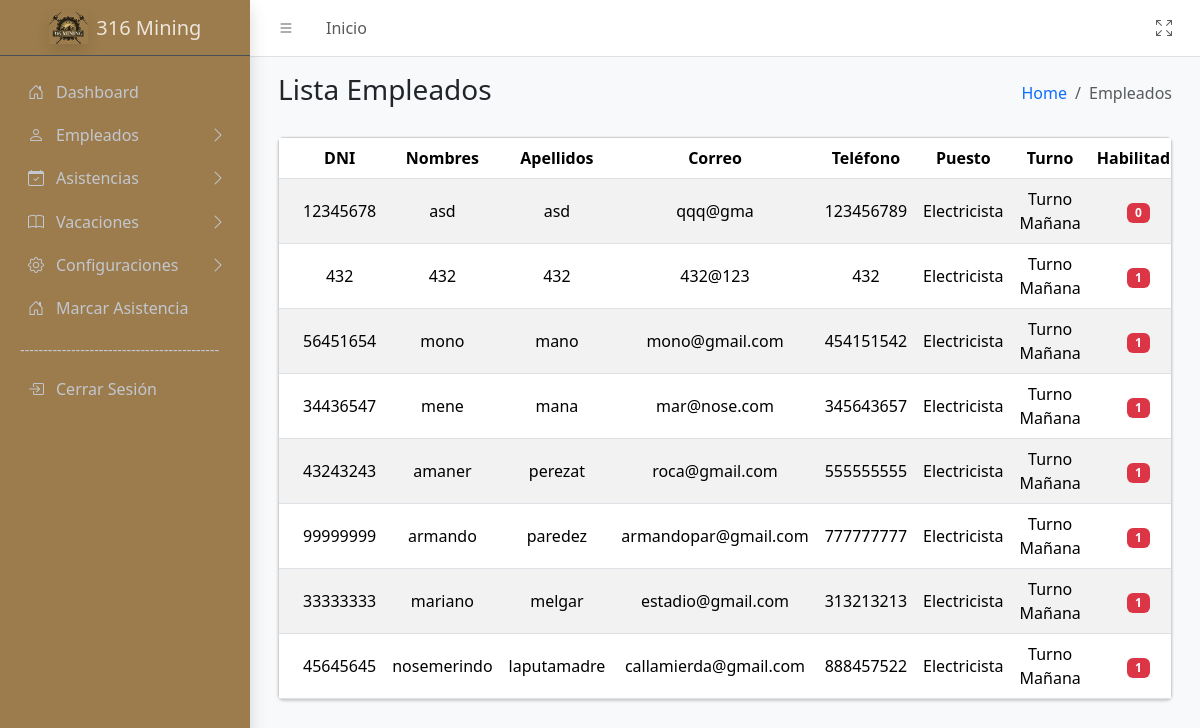
Screenshot of /sistema/controller/UsuariosController/UsuariosController.php?action=MostrarUsuario (signed in) with the database file from the repository.
### tables this page shows
CREATE TABLE `empleados` (
  `idEmpleado` int(11) NOT NULL,
  `nombres` varchar(50) NOT NULL,
  `apellidos` varchar(50) NOT NULL,
  `dni` varchar(8) NOT NULL,
  `correo` varchar(50) NOT NULL,
  `telefono` varchar(15) DEFAULT NULL,
  `idPuesto` int(11) DEFAULT NULL,
  `idTurno` int(11) DEFAULT NULL,
  `estado` enum('Activo','Inactivo') DEFAULT 'Activo',
  `habilitado` tinyint(1) NOT NULL,
  `idApp` varchar(10) DEFAULT NULL COMMENT 'id para la app',
  `passwordApp` varchar(20) DEFAULT NULL COMMENT 'contra para la app',
  `idmarcar` varchar(5) NOT NULL,
  `passmarcar` varchar(5) NOT NULL
);

CREATE TABLE `puestos` (
  `idPuesto` int(11) NOT NULL,
  `nombrePuesto` varchar(50) NOT NULL,
  `area` varchar(50) DEFAULT NULL,
  `descripcion` varchar(50) NOT NULL
);

CREATE TABLE `turnos` (
  `idTurno` int(11) NOT NULL,
  `descripcion` varchar(50) NOT NULL,
  `entrada_previa` time NOT NULL,
  `entrada` time DEFAULT NULL,
  `salida` time DEFAULT NULL,
  `receso` time NOT NULL
);

### sistema/controller/BaseController.php (called while the page is built, shortened)
<?php
class BaseController {
        protected function loadView($view,
                                        $data = [],
                                        $additionalCss = [],
                                        $additionalJs = [],
                                        $title = 'Sistema') {
                                    include __DIR__ . '/../view/templates/layout.php';
    }
}
?>

### sistema/model/conexion.php (called while the page is built, shortened)
<?php
class Database {
    public function __construct() {
        try {
            $host = 'localhost';
            $dbname = 'biometrico';
            $username = 'root';
            $password = '';
            $this->conn = new PDO("mysql:host=$host;dbname=$dbname", $username, $password);
        } catch (PDOException $e) {
            echo "Error de conexión: " . $e->getMessage();
            exit();
        }
    }
}
?>

### sistema/model/UsuarioModel/ListaModel.php (called while the page is built, shortened)
<?php
require_once __DIR__ . '/../conexion.php';
class ListaModel extends Database
{
    public function getUsuarios()
    {
        $sql = "SELECT e.idEmpleado, e.nombres, e.apellidos, e.dni, e.correo, e.telefono,
                                e.idPuesto, p.nombrePuesto AS puesto,
                                e.idTurno, t.descripcion AS turno,
                                e.habilitado
                    FROM empleados e
                    LEFT JOIN puestos p ON e.idPuesto = p.idPuesto
                    LEFT JOIN turnos t ON e.idTurno = t.idTurno";
        $stmt = $this->conn->prepare($sql);
        $stmt->execute();
        return $stmt->fetchAll(PDO::FETCH_ASSOC);
    }
}

### sistema/view/Usuarios/Lista.php (the view, shortened to what this page needs)
<div class="app-content">
    <div class="container-fluid">
        <div class="row">
            <div class="col-sm-6">
                <h3 class="mb-0">Lista Empleados</h3>
            </div>
            <div class="col-sm-6">
                <ol class="breadcrumb float-sm-end">
                    <li class="breadcrumb-item"><a href="/biometrico/sistema/controller/DashboardController/DashboardController.php?action=MostrarDashboard">Home</a></li>
                    <li class="breadcrumb-item active" aria-current="page">Empleados</li>
                </ol>
            </div>
        </div>
        <div class="row mt-4">
            <div class="col-lg-12">
                <div class="card mb-4">
                    <div class="card-body table-responsive p-0">
                        <table class="table table-striped align-middle text-center">
                            <thead>
                                <tr>
                                    <th>DNI</th>
                                    <th>Nombres</th>
                                    <th>Apellidos</th>
                                    <th>Correo</th>
                                    <th>Teléfono</th>
                                    <th>Puesto</th>
                                    <th>Turno</th>
                                    <th>Habilitado</th>
                                </tr>
                            </thead>
                            <tbody>
                                <?php if (!empty($usuarios)): ?>
                                    <?php foreach ($usuarios as $empleado): ?>
                                        <tr>
                                            <td><?php echo $empleado['dni']; ?></td>
                                            <td><?php echo $empleado['nombres']; ?></td>
                                            <td><?php echo $empleado['apellidos']; ?></td>
                                            <td><?php echo $empleado['correo']; ?></td>
                                            <td><?php echo $empleado['telefono']; ?></td>
                                            <td><?php echo $empleado['puesto']; ?></td>
                                            <td><?php echo $empleado['turno']; ?></td>
                                            <td class="text-center align-middle">
                                                <span class="badge bg-<?php echo $empleado['habilitado'] == 'activo' ? 'success' : 'danger'; ?>">
                                                    <?php echo ucfirst($empleado['habilitado']); ?>
                                                </span>
                                            </td>
                                        </tr>
                                    <?php endforeach; ?>
                                <?php else: ?>
                                    <tr>
                                        <td colspan="11" class="text-center">No hay empleados registrados.</td>
                                    </tr>
                                <?php endif; ?>
                            </tbody>
                        </table>
                    </div>
                </div>
            </div>
        </div>
    </div>
</div>

### rows the page displays
empleados: dni "12345678", nombres "asd", apellidos "asd", correo "qqq@gma", telefono "123456789", idPuesto.nombrePuesto "Electricista", idTurno.descripcion "Turno Mañana", habilitado "0"
empleados: dni "432", nombres "432", apellidos "432", correo "432@123", telefono "432", idPuesto.nombrePuesto "Electricista", idTurno.descripcion "Turno Mañana", habilitado "1"
empleados: dni "56451654", nombres "mono", apellidos "mano", correo "mono@gmail.com", telefono "454151542", idPuesto.nombrePuesto "Electricista", idTurno.descripcion "Turno Mañana", habilitado "1"
empleados: dni "34436547", nombres "mene", apellidos "mana", correo "mar@nose.com", telefono "345643657", idPuesto.nombrePuesto "Electricista", idTurno.descripcion "Turno Mañana", habilitado "1"
empleados: dni "43243243", nombres "amaner", apellidos "perezat", correo "roca@gmail.com", telefono "555555555", idPuesto.nombrePuesto "Electricista", idTurno.descripcion "Turno Mañana", habilitado "1"
empleados: dni "99999999", nombres "armando", apellidos "paredez", correo "armandopar@gmail.com", telefono "777777777", idPuesto.nombrePuesto "Electricista", idTurno.descripcion "Turno Mañana", habilitado "1"
empleados: dni "33333333", nombres "mariano", apellidos "melgar", correo "estadio@gmail.com", telefono "313213213", idPuesto.nombrePuesto "Electricista", idTurno.descripcion "Turno Mañana", habilitado "1"
empleados: dni "45645645", nombres "nosemerindo", apellidos "laputamadre", correo "callamierda@gmail.com", telefono "888457522", idPuesto.nombrePuesto "Electricista", idTurno.descripcion "Turno Mañana", habilitado "1"
